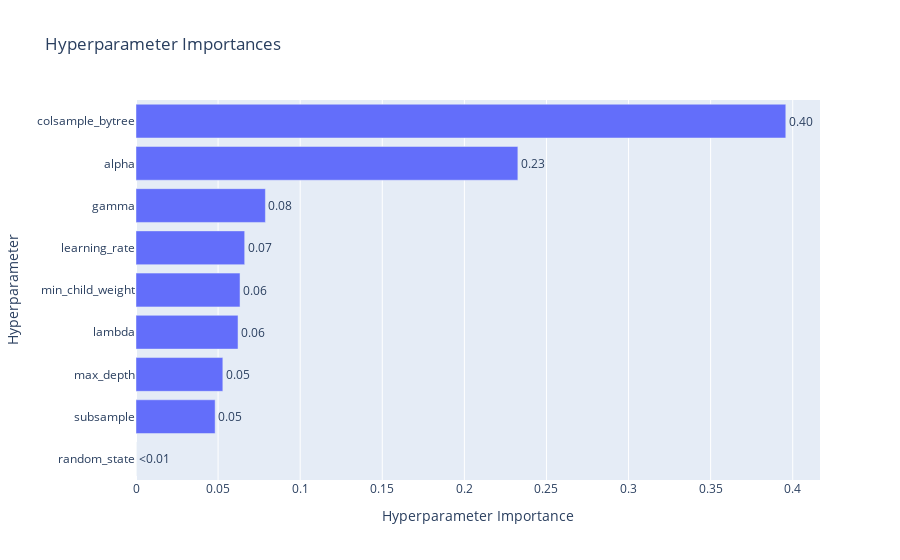

The code cell stored with this chart in its notebook:
### Code cell
vis.plot_param_importances(study)

### Figure 1 — Plotly figure (JSON) as saved in the notebook; plotly's stock layout.template omitted (floating-point values rounded to 4 significant figures)
{"data": [{"cliponaxis": false, "hovertemplate": ["random_state (CategoricalDistribution): 0.0<extra></extra>", "subsample (FloatDistribution): 0.04820805698898892<extra></extra>", "max_depth (IntDistribution): 0.05289361545944258<extra></extra>", "lambda (FloatDistribution): 0.0621463976599684<extra></extra>", "min_child_weight (FloatDistribution): 0.06336448156406718<extra></extra>", "learning_rate (FloatDistribution): 0.06619970127439923<extra></extra>", "gamma (FloatDistribution): 0.07882281810121719<extra></extra>", "alpha (FloatDistribution): 0.23258810275415737<extra></extra>", "colsample_bytree (FloatDistribution): 0.3957768261977591<extra></extra>"], "name": "Objective Value", "orientation": "h", "text": ["<0.01", "0.05", "0.05", "0.06", "0.06", "0.07", "0.08", "0.23", "0.40"], "textposition": "outside", "type": "bar", "x": [0, 0.04821, 0.05289, 0.06215, 0.06336, 0.0662, 0.07882, 0.2326, 0.3958], "y": ["random_state", "subsample", "max_depth", "lambda", "min_child_weight", "learning_rate", "gamma", "alpha", "colsample_bytree"]}], "layout": {"title": {"text": "Hyperparameter Importances"}, "xaxis": {"title": {"text": "Hyperparameter Importance"}}, "yaxis": {"title": {"text": "Hyperparameter"}}}}
